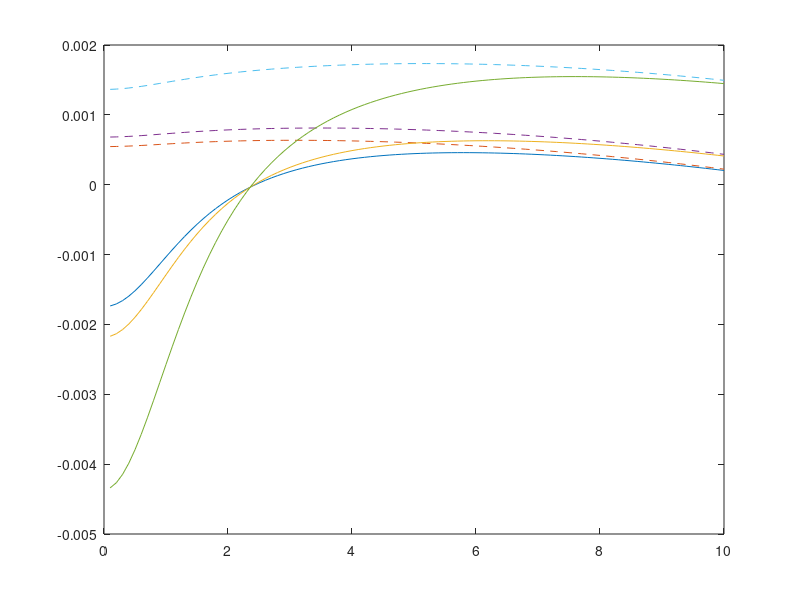
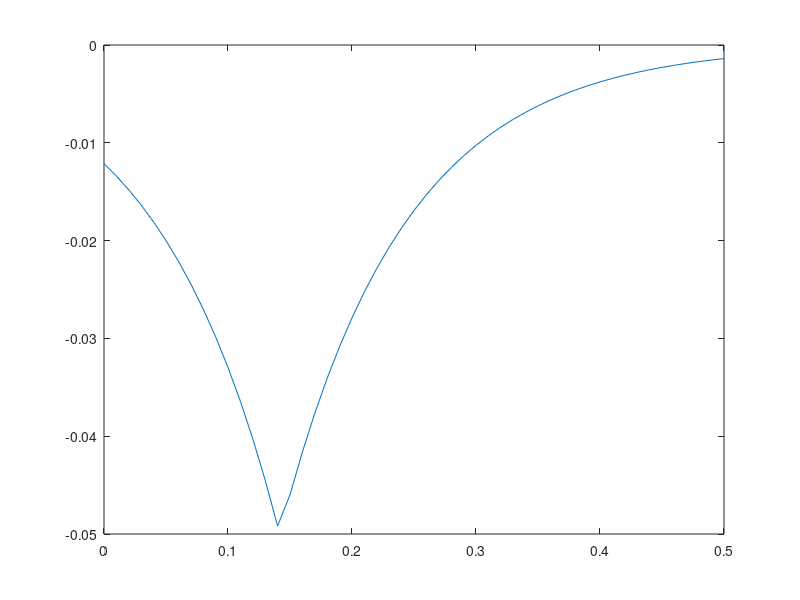

Reproduce these figures in MATLAB, in order.
function mesa_thresholds

figure(2), clf()
for D = [10, 8, 4]
Eigenmode = 0.0:0.1:10;

for I = 1:length(Eigenmode)

  Ep = 0.0025;
%   D = 8;
  DD = D*Ep;
  Z = exp(2*pi*i*1/2);
  Wplus = 3.295209;
  B0 = 0.211376;
  Kap = 2;
%   Wminus = (1 - sqrt(1-4*B0))/2;
%   Beta = simpson(35);   %
  Beta = 1.49882;
  Uplus = sqrt(B0/Kap)*Wplus;
%   Uminus = sqrt(B0/Kap)*(1-sqrt(1-4*B0))/2;  %wrong
  Uminus = 0;
  V0 = sqrt(B0/Kap);
  L = .5;
  M = Eigenmode(I);  %eigenmode

  A_gms = inline('-u + u.^2./(v.*(1+Kap*u.^2))','u','v','Kap');
  B_gms = inline('- v + u.^2','u','v');

  
%   [X,Fval,Flag] = fsolve(@f_minimizer_fzero,[V0,0.1,Uplus],optimset('TolFun',1e-9))
%   [X1,Fval1,Flag1] = fminsearch(@f_minimizer_fminsearch,[V0-0.1,0.1,Uplus-0.09],optimset('TolFun',1e-9))
%   Uplus = X(3);
%   Uminus = X(2)
%   V0 = X(1);
  Bplus = B_gms(Uplus,V0);
  Bminus = B_gms(Uminus,V0);
  Lsmall = Bminus*L/(Bminus - Bplus);
  K0 = Beta*V0^2/(Ep*quad(@Da_Dv_gms,Uminus,Uplus));
  
%   Y = eta;
  Y(1) = eta(Lsmall,Lsmall); 
  Y(2) = eta(-Lsmall,Lsmall);
  Aa = ((Bminus - Bplus)*Y(1) - Bplus*Lsmall/V0)/D;
  Bb = - (Bminus - Bplus)*Y(2)/D;
%   Lambda1(I) = (-Bplus*Lsmall + (Bplus-Bminus)*...
%     (eta(Lsmall,-Lsmall,M) - eta(Lsmall,Lsmall,M)))*Ep/(D*K0) - Ep^2*M^2
%   Lambda2(I) = (-Bplus*Lsmall + (Bplus-Bminus)*...
%     (-eta(Lsmall,-Lsmall,M) - eta(Lsmall,Lsmall,M)))*Ep/(D*K0) - Ep^2*M^2
  LL1(I) = (Aa + norm(Bb))/(K0) - Ep^2*M^2;
  LL2(I) = (Aa - norm(Bb))/(K0) - Ep^2*M^2;
  LL1(I) = ((Bminus - Bplus)*(Y(1)+Y(2)) - Bplus*Lsmall/V0)/(D*K0) - Ep^2*M^2;
  LL2(I) = ((Bminus - Bplus)*(Y(1)-Y(2)) - Bplus*Lsmall/V0)/(D*K0) - Ep^2*M^2;
%   LL1(I) = (-V0*Wplus^2*(Y(1)+Y(2)) - Bplus*Lsmall/V0)/(D*K0) - Ep^2*M^2;
%   LL2(I) = (-V0*Wplus^2*(Y(1)-Y(2)) - Bplus*Lsmall/V0)/(D*K0) - Ep^2*M^2;
%   LL1(I) = (Y(1)+Y(2));
%   LL2(I) = (Y(1)-Y(2));
end
% figure(1)
% plot(Eigenmode, Lambda1), hold on 
% plot(Eigenmode, Lambda2,'--')

figure(2)

plot(Eigenmode, LL1), hold on 
plot(Eigenmode, LL2,'--')
% axis([0 10 -0.0013 0.0000])
% axis([0 10 -0.00012 0.00004])
end

T1 = quad(@Da_Dv_gms,Uminus,Uplus)
T2 = -Wplus^2*V0/2
T3 = V0
T4 = - 2*Beta/(Ep*V0*Wplus^2)
T5 = (Bminus - Bplus)/(D*K0)
T6 = Ep*L*V0^2*Wplus^2/(2*Lsmall*D*Beta)

XX = 0:0.01:L;
for I=1:length(XX)
  YY(I) = eta(XX(I),Lsmall);
end
figure(3)
plot(XX,YY)
[Lsmall, L]
  



  function y = big_F(w,b)

    f_of_w = inline('- w + w.^2./(1+b.*w.^2)','w','b');
    y = -quad(f_of_w,0,w,1e-10,[],b);
  end

  function y = simpson(n)
    w = linspace(0,Wplus,n);
    h = Wplus/(n-1);
    for i=1:length(w)
      f(i) = sqrt(2*big_F(w(i),B0));
    end
    y = (f(1) + f(n) + 4*sum(f(2:2:n-1)) + 2*sum(f(3:2:n-1)))*h/3;
  end

  function y = eta(x,x0)
    b = exp(2*M)/(2*M*(Z-exp(2*M)));
    c = conj(b);
%     y(1) = c+1/(2*M) + b;   %eta(l;l)
%     y(2) = (c+1/(2*M))*exp(2*M*Lsmall) + b*exp(-2*M*Lsmall); % eta(-l,l)
    if x<x0
      y = (c + 1/(2*M))*exp(-M*(x-x0)) + b*exp(M*(x-x0));
    else
      y = (b + 1/(2*M))*exp(M*(x-x0)) + c*exp(-M*(x-x0));
    end
  end

  function y = Da_Dv_gms(u,v)
    v = V0;
    y = - u.^2./(v.^2.*(1+Kap*u.^2));
  end

  function z = f_minimizer_fzero(x)
    v0 = x(1); 
    uminus = x(2); 
    uplus = x(3);
    f_of_uv = inline('- u + u.^2./(v.*(1 + k*u.^2))','u','v','k');
    z(1) = quad(f_of_uv,uminus,uplus,[],[],v0,Kap);
    z(2) = f_of_uv(uminus,v0,Kap);
    z(3) = f_of_uv(uplus,v0,Kap);
%     y = norm(z);

%   f_of_a = inline('x','x');
%   a0 = x(1);
%   a1 = x(2);
%   z(1) = quad(f_of_a,a0,a1);
%   z(2) = a0.^2 + a1.^2 - 2;
%   y = norm(z);
  end

  function y = f_minimizer_fminsearch(x)
    v0 = x(1); 
    uminus = x(2); 
    uplus = x(3);
    f_of_uv = inline('- u + u.^2./(v.*(1 + k*u.^2))','u','v','k');
    z(1) = quad(f_of_uv,uminus,uplus,[],[],v0,Kap);
    z(2) = f_of_uv(uminus,v0,Kap);
    z(3) = f_of_uv(uplus,v0,Kap);
    y = norm(z);
  end

end